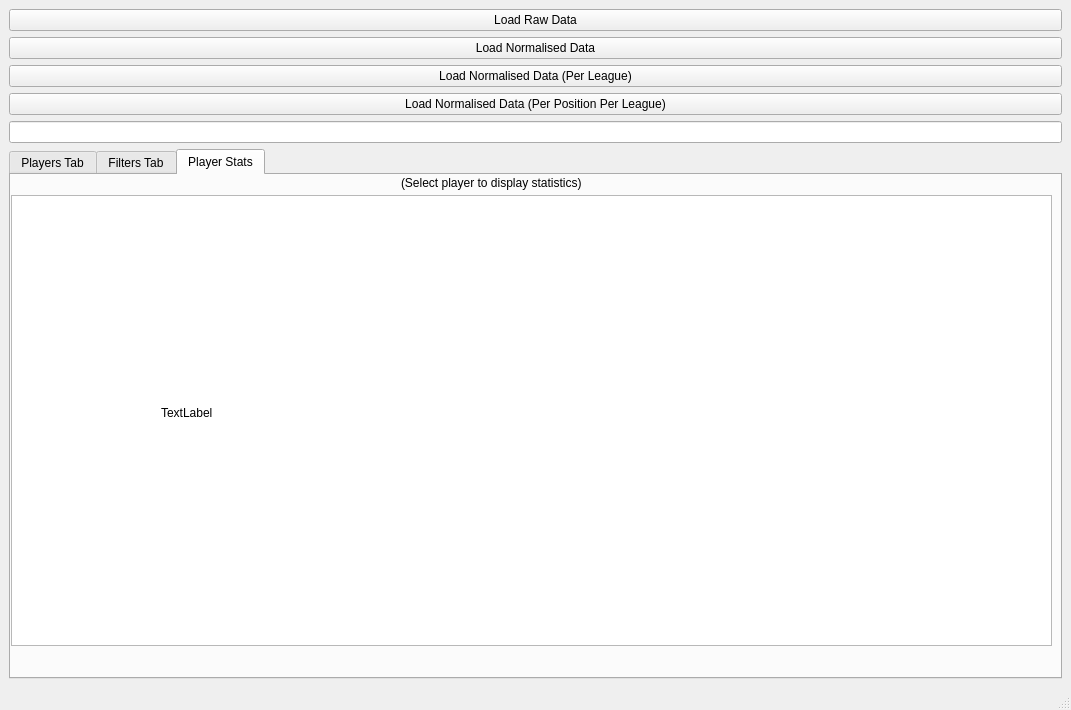
<?xml version="1.0" encoding="UTF-8"?>
<ui version="4.0">
 <class>MainWindow</class>
 <widget class="QMainWindow" name="MainWindow">
  <property name="geometry">
   <rect>
    <x>0</x>
    <y>0</y>
    <width>1071</width>
    <height>710</height>
   </rect>
  </property>
  <property name="windowTitle">
   <string>MainWindow</string>
  </property>
  <widget class="QWidget" name="centralwidget">
   <layout class="QGridLayout" name="gridLayout_2">
    <item row="9" column="0">
     <widget class="QLineEdit" name="searchBar"/>
    </item>
    <item row="6" column="0">
     <widget class="QPushButton" name="loadNormalisedDataButton">
      <property name="text">
       <string>Load Normalised Data</string>
      </property>
     </widget>
    </item>
    <item row="7" column="0">
     <widget class="QPushButton" name="loadNormalisedDataButtonPerLeague">
      <property name="text">
       <string>Load Normalised Data (Per League)</string>
      </property>
     </widget>
    </item>
    <item row="4" column="0">
     <widget class="QPushButton" name="loadRawDataButton">
      <property name="text">
       <string>Load Raw Data</string>
      </property>
     </widget>
    </item>
    <item row="11" column="0">
     <widget class="QTabWidget" name="tabWidget">
      <property name="currentIndex">
       <number>2</number>
      </property>
      <widget class="QWidget" name="playerTableTab">
       <attribute name="title">
        <string>Players Tab</string>
       </attribute>
       <layout class="QVBoxLayout" name="verticalLayout">
        <item>
         <widget class="QTableView" name="playerTable"/>
        </item>
       </layout>
      </widget>
      <widget class="QWidget" name="tab_2">
       <attribute name="title">
        <string>Filters Tab</string>
       </attribute>
       <widget class="QComboBox" name="statFilter">
        <property name="geometry">
         <rect>
          <x>20</x>
          <y>30</y>
          <width>73</width>
          <height>22</height>
         </rect>
        </property>
       </widget>
       <widget class="QComboBox" name="operationSelection">
        <property name="geometry">
         <rect>
          <x>100</x>
          <y>30</y>
          <width>73</width>
          <height>22</height>
         </rect>
        </property>
       </widget>
       <widget class="QLineEdit" name="filterValueInput">
        <property name="geometry">
         <rect>
          <x>180</x>
          <y>30</y>
          <width>113</width>
          <height>22</height>
         </rect>
        </property>
       </widget>
       <widget class="QPushButton" name="applyFiltersButton">
        <property name="geometry">
         <rect>
          <x>650</x>
          <y>20</y>
          <width>93</width>
          <height>28</height>
         </rect>
        </property>
        <property name="text">
         <string>Apply Filters</string>
        </property>
       </widget>
      </widget>
      <widget class="QWidget" name="PlayerStats">
       <attribute name="title">
        <string>Player Stats</string>
       </attribute>
       <widget class="QLabel" name="NoPlayerSelectedWarning">
        <property name="geometry">
         <rect>
          <x>390</x>
          <y>0</y>
          <width>195</width>
          <height>16</height>
         </rect>
        </property>
        <property name="text">
         <string>(Select player to display statistics)</string>
        </property>
       </widget>
       <widget class="QGraphicsView" name="statsRadar">
        <property name="geometry">
         <rect>
          <x>0</x>
          <y>20</y>
          <width>1041</width>
          <height>451</height>
         </rect>
        </property>
        <property name="resizeAnchor">
         <enum>QGraphicsView::AnchorViewCenter</enum>
        </property>
       </widget>
       <widget class="QLabel" name="label">
        <property name="geometry">
         <rect>
          <x>150</x>
          <y>230</y>
          <width>55</width>
          <height>16</height>
         </rect>
        </property>
        <property name="text">
         <string>TextLabel</string>
        </property>
       </widget>
      </widget>
     </widget>
    </item>
    <item row="8" column="0">
     <widget class="QPushButton" name="loadNormalisedDataButtonPerLeaguePerPos">
      <property name="text">
       <string>Load Normalised Data (Per Position Per League)</string>
      </property>
     </widget>
    </item>
   </layout>
  </widget>
  <widget class="QMenuBar" name="menubar">
   <property name="geometry">
    <rect>
     <x>0</x>
     <y>0</y>
     <width>1071</width>
     <height>26</height>
    </rect>
   </property>
  </widget>
  <widget class="QStatusBar" name="statusbar"/>
 </widget>
 <resources/>
 <connections/>
</ui>
